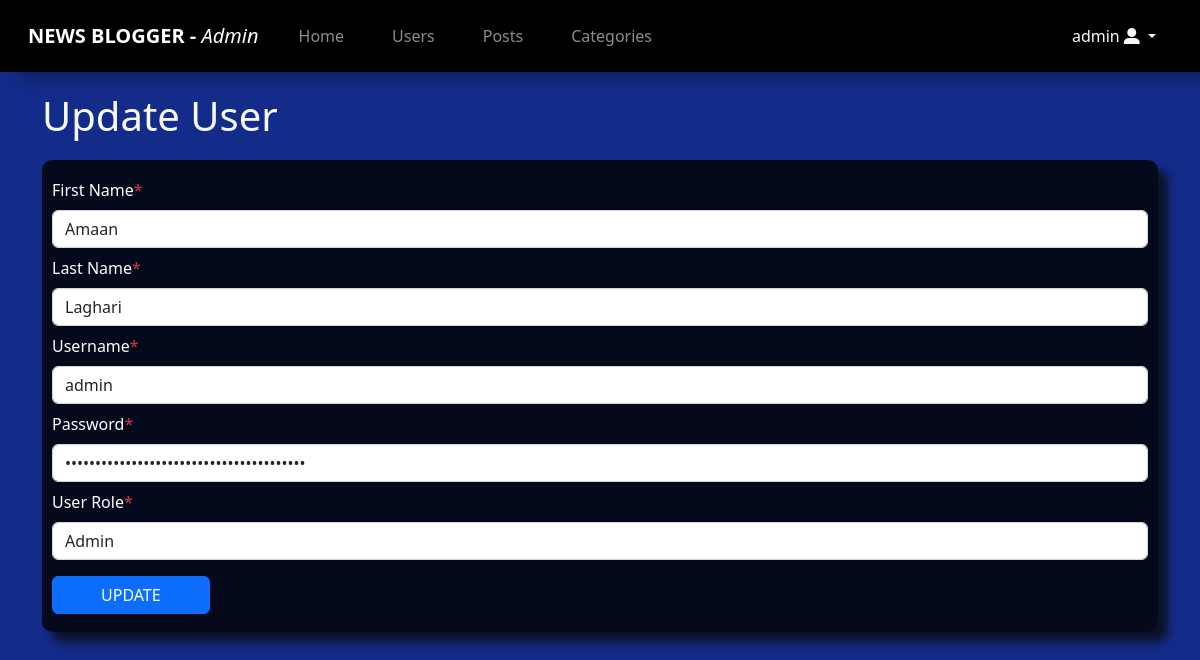
The page /src/admin/upduser.php?id=8 (signed in) on the database its author committed.
### tables this page shows
CREATE TABLE `users` (
  `user_id` int(11) NOT NULL,
  `firstname` varchar(55) NOT NULL,
  `lastname` varchar(55) NOT NULL,
  `username` varchar(55) NOT NULL,
  `password` varchar(55) NOT NULL,
  `role` varchar(55) NOT NULL
);

### src/admin/upduser.php (the view, shortened to what this page needs)
<?php
require_once "./header.php"
?>
<div class="container">
    <h1 class="text-light">Update User</h1>
    <?php
        $id = $_GET['id']? $_GET['id'] : "";
        $sql = "SELECT * FROM users WHERE user_id = '". $id ."'";
        $result = $con->query($sql);
        if($result->num_rows > 0){
            while($user = $result->fetch_object()){
    ?>
    <form class="form" action="<?= $_SERVER['PHP_SELF'] ?>" method="post">
        <div class="form-group my-2">
        <label for="fname" class="form-label">First Name<span class="text-danger">*</span></label>
        <input type="text" class="form-control" name="fname" id="fname" value="<?= $user->firstname ?>">
    </div>
    <div class="form-group my-2">
        <label for="lname" class="form-label">Last Name<span class="text-danger">*</span></label>
        <input type="text" class="form-control" name="lname" id="lname" value="<?= $user->lastname ?>">
    </div>
    <div class="form-group my-2">
        <label for="uname" class="form-label">Username<span class="text-danger">*</span></label>
        <input type="text" class="form-control" name="uname" id="uname" value="<?= $user->username ?>">
    </div>
    <div class="form-group my-2">
        <label for="password" class="form-label">Password<span class="text-danger">*</span></label>
        <input type="password" class="form-control" name="password" id="password" value="<?= $user->password ?>">
    </div>
    <div class="form-group my-2">
        <label for="role" class="form-label">User Role<span class="text-danger">*</span></label>
        <select class="form-control" name="role">
            <?php if($user->role === 'primary'){ ?>
                <option value="primary" selected>Primary</option>
                <option value="admin">Admin</option>
            <?php } elseif($user->role === 'admin'){ ?>
                <option value="admin" selected>Admin</option>
            <?php } ?>
        </select>
    </div>
    <button type="submit" name="update" class="btn btn-primary my-2 px-5">UPDATE</button>
    </form>
    <?php }} ?>
</div>
<?php
require_once "./footer.php"
?>

### src/admin/admin.css (style rules this page uses)
body { background-color: rgba(0, 27, 127, 0.922); box-sizing: border-box; margin: 0; padding: 0; overflow-x: hidden; max-width: 100%; }
.form { background-color: rgba(0, 0, 0, .8); padding: 10px; box-shadow: 10px 10px 10px rgba(10, 9, 9, 0.754); border-radius: 10px; margin: 20px auto; color: #fff; }

### src/static/css/mediaq.css (style rules this page uses)
@media only screen and (min-width: 564px) { html { font-size: 65%; } }
@media only screen and (min-width: 768px) { html, table { font-size: 75%; } }
@media only screen and (min-width: 992px) { html, table { font-size: 85%; } }
@media only screen and (min-width: 1100px) { html, table { font-size: 100%; } }

### rows shown on the page
users: fname "Amaan", lname "Laghari", uname "admin", role "Admin"

### other values the page prints
$_SESSION['username'] "admin"
